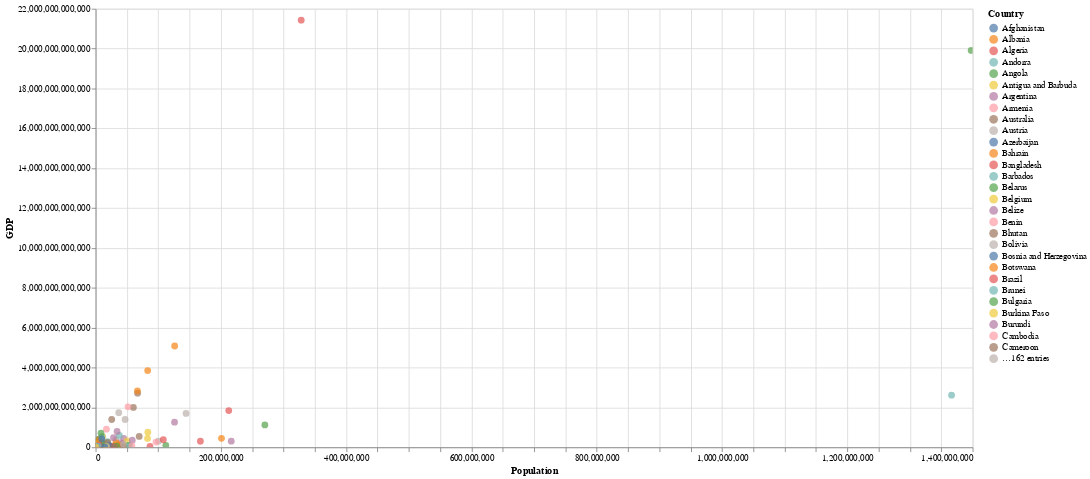

Notebook source saved alongside this figure:
### Markdown cell above
As I expected, the Population and GDP has a correlation value of 0.63, which indicates a positive relationship between the two variables. This means that, in general, as one variable increases, the other tends to increase as well. 


In Education, the dataset show no significant correlation between primary education and GDP while tertiary education show some positive relationship.

Primary Education Enrollment & Labor Force Participation
A correlation of 0.22 indicates a weak positive relationship between primary education enrollment and labor force participation. This may be due to educated workforce leads to more participation.

### Code cell
alt.Chart(df_explore_1).mark_circle(size=60).encode(
    x='Population',
    y='GDP',
    color='Country',
    tooltip=['Country', 'Population', 'GDP']
).properties(
    width=1000,
    height=500
).interactive()

### Figure 1 — Vega-Lite specification as saved in the notebook (floating-point values rounded to 4 significant figures; data arrays with more than 128 entries replaced by an {"elided": "..."} marker saying what was removed)
{"config": {"view": {"continuousWidth": 300, "continuousHeight": 300}}, "data": {"name": "data-12ec7bf4053b1f8243f3c990d188cef9"}, "mark": {"type": "circle", "size": 60}, "encoding": {"color": {"field": "Country", "type": "nominal"}, "tooltip": [{"field": "Country", "type": "nominal"}, {"field": "Population", "type": "quantitative"}, {"field": "GDP", "type": "quantitative"}], "x": {"field": "Population", "type": "quantitative"}, "y": {"field": "GDP", "type": "quantitative"}}, "height": 500, "params": [{"name": "param_91", "select": {"type": "interval", "encodings": ["x", "y"]}, "bind": "scales"}], "width": 1000, "$schema": "https://vega.github.io/schema/vega-lite/v5.8.0.json", "datasets": {"data-12ec7bf4053b1f8243f3c990d188cef9": {"elided": "191 records"}}}
